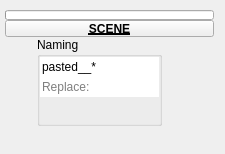
<?xml version="1.0" encoding="UTF-8"?>
<ui version="4.0">
 <class>QtUi</class>
 <widget class="QMainWindow" name="QtUi">
  <property name="enabled">
   <bool>true</bool>
  </property>
  <property name="geometry">
   <rect>
    <x>0</x>
    <y>0</y>
    <width>225</width>
    <height>154</height>
   </rect>
  </property>
  <property name="minimumSize">
   <size>
    <width>0</width>
    <height>0</height>
   </size>
  </property>
  <property name="maximumSize">
   <size>
    <width>999</width>
    <height>999</height>
   </size>
  </property>
  <property name="windowTitle">
   <string>Toolkit</string>
  </property>
  <property name="tabShape">
   <enum>QTabWidget::Triangular</enum>
  </property>
  <property name="dockNestingEnabled">
   <bool>true</bool>
  </property>
  <property name="dockOptions">
   <set>QMainWindow::AllowNestedDocks|QMainWindow::AllowTabbedDocks|QMainWindow::AnimatedDocks|QMainWindow::ForceTabbedDocks</set>
  </property>
  <widget class="QWidget" name="mainWindow">
   <widget class="QWidget" name="layoutWidget_2">
    <property name="geometry">
     <rect>
      <x>5</x>
      <y>10</y>
      <width>209</width>
      <height>116</height>
     </rect>
    </property>
    <layout class="QGridLayout" name="gridLayout_2">
     <property name="spacing">
      <number>0</number>
     </property>
     <item row="0" column="1" colspan="2">
      <widget class="TkProgressBar" name="progressBar">
       <property name="sizePolicy">
        <sizepolicy hsizetype="Ignored" vsizetype="Fixed">
         <horstretch>0</horstretch>
         <verstretch>0</verstretch>
        </sizepolicy>
       </property>
       <property name="minimumSize">
        <size>
         <width>0</width>
         <height>10</height>
        </size>
       </property>
       <property name="maximumSize">
        <size>
         <width>16777215</width>
         <height>10</height>
        </size>
       </property>
       <property name="value">
        <number>0</number>
       </property>
       <property name="textVisible">
        <bool>false</bool>
       </property>
      </widget>
     </item>
     <item row="2" column="1" colspan="2">
      <layout class="QHBoxLayout" name="horizontalLayout">
       <item>
        <layout class="QVBoxLayout" name="verticalLayout">
         <property name="spacing">
          <number>0</number>
         </property>
         <item>
          <widget class="QGroupBox" name="groupBox_4">
           <property name="minimumSize">
            <size>
             <width>125</width>
             <height>0</height>
            </size>
           </property>
           <property name="maximumSize">
            <size>
             <width>125</width>
             <height>999</height>
            </size>
           </property>
           <property name="title">
            <string>Naming</string>
           </property>
           <layout class="QVBoxLayout" name="verticalLayout_3">
            <property name="spacing">
             <number>0</number>
            </property>
            <property name="leftMargin">
             <number>0</number>
            </property>
            <property name="topMargin">
             <number>0</number>
            </property>
            <property name="rightMargin">
             <number>0</number>
            </property>
            <property name="bottomMargin">
             <number>0</number>
            </property>
            <item>
             <widget class="TkLineEdit" name="t000">
              <property name="enabled">
               <bool>true</bool>
              </property>
              <property name="minimumSize">
               <size>
                <width>0</width>
                <height>20</height>
               </size>
              </property>
              <property name="maximumSize">
               <size>
                <width>999</width>
                <height>20</height>
               </size>
              </property>
              <property name="toolTip">
               <string>&lt;html&gt;&lt;head/&gt;&lt;body&gt;&lt;p&gt;Rename: Find&lt;/p&gt;&lt;p&gt;Find matches to rename from all scene objects.&lt;/p&gt;&lt;p&gt;standard wildcards:&lt;/p&gt;&lt;p&gt;frm - Search exact.&lt;/p&gt;&lt;p&gt;*frm* - Search contains chars.*frm - Search endswith chars.&lt;/p&gt;&lt;p&gt;*frm - Search endswith chars.&lt;/p&gt;&lt;p&gt;frm* - Search startswith chars.&lt;/p&gt;&lt;p&gt;frm|frm - Search any of. can be used in conjuction with other modifiers.&lt;/p&gt;&lt;p&gt;&lt;br/&gt;&lt;/p&gt;&lt;p&gt;regex syntax:&lt;/p&gt;&lt;p&gt;(.) match any char. ex. '1..', '1111' #returns the regex object &amp;lt;111&amp;gt;&lt;/p&gt;&lt;p&gt;(^) match start. ex. '^11', '011' #returns None&lt;/p&gt;&lt;p&gt;($) match end. ex. '11$', '011' #returns the regex object &amp;lt;11&amp;gt;&lt;/p&gt;&lt;p&gt;(|) or. ex. re.match('1|0', '011') #returns the regex object &amp;lt;0&amp;gt;&lt;/p&gt;&lt;p&gt;(\A,\Z) beginning of a string and end of a string. ex. '\A011\Z', '011' #&lt;/p&gt;&lt;p&gt;(\b) empty string. (\B matches the empty string anywhere else). '\b(011)\b', '011 011 011' #&lt;/p&gt;&lt;p&gt;&lt;br/&gt;&lt;/p&gt;&lt;/body&gt;&lt;/html&gt;</string>
              </property>
              <property name="layoutDirection">
               <enum>Qt::RightToLeft</enum>
              </property>
              <property name="autoFillBackground">
               <bool>true</bool>
              </property>
              <property name="text">
               <string>pasted__*</string>
              </property>
              <property name="maxLength">
               <number>99</number>
              </property>
              <property name="frame">
               <bool>false</bool>
              </property>
              <property name="placeholderText">
               <string>find:</string>
              </property>
             </widget>
            </item>
            <item>
             <widget class="TkLineEdit" name="t001">
              <property name="enabled">
               <bool>true</bool>
              </property>
              <property name="minimumSize">
               <size>
                <width>0</width>
                <height>20</height>
               </size>
              </property>
              <property name="maximumSize">
               <size>
                <width>999</width>
                <height>20</height>
               </size>
              </property>
              <property name="toolTip">
               <string>&lt;html&gt;&lt;head/&gt;&lt;body&gt;&lt;p&gt;Rename: Replace with&lt;/p&gt;&lt;p&gt;wildcards:&lt;/p&gt;&lt;p&gt;'' (empty string) - strip from the result.&lt;/p&gt;&lt;p&gt;to - replace all.&lt;/p&gt;&lt;p&gt;*to* - replace only.&lt;/p&gt;&lt;p&gt;*to - replace suffix.&lt;/p&gt;&lt;p&gt;**to - append suffix.&lt;/p&gt;&lt;p&gt;to* - replace prefix.&lt;/p&gt;&lt;p&gt;to** - append prefix.&lt;/p&gt;&lt;/body&gt;&lt;/html&gt;</string>
              </property>
              <property name="layoutDirection">
               <enum>Qt::RightToLeft</enum>
              </property>
              <property name="autoFillBackground">
               <bool>true</bool>
              </property>
              <property name="text">
               <string/>
              </property>
              <property name="maxLength">
               <number>99</number>
              </property>
              <property name="frame">
               <bool>false</bool>
              </property>
              <property name="placeholderText">
               <string>Replace:</string>
              </property>
             </widget>
            </item>
            <item>
             <spacer name="verticalSpacer_2">
              <property name="orientation">
               <enum>Qt::Vertical</enum>
              </property>
              <property name="sizeHint" stdset="0">
               <size>
                <width>20</width>
                <height>40</height>
               </size>
              </property>
             </spacer>
            </item>
           </layout>
          </widget>
         </item>
        </layout>
       </item>
       <item>
        <layout class="QVBoxLayout" name="verticalLayout_2">
         <property name="spacing">
          <number>0</number>
         </property>
         <item>
          <spacer name="verticalSpacer">
           <property name="orientation">
            <enum>Qt::Vertical</enum>
           </property>
           <property name="sizeHint" stdset="0">
            <size>
             <width>20</width>
             <height>40</height>
            </size>
           </property>
          </spacer>
         </item>
        </layout>
       </item>
      </layout>
     </item>
     <item row="1" column="1" colspan="2">
      <widget class="TkPushButton_Draggable" name="d000">
       <property name="minimumSize">
        <size>
         <width>207</width>
         <height>17</height>
        </size>
       </property>
       <property name="maximumSize">
        <size>
         <width>999</width>
         <height>17</height>
        </size>
       </property>
       <property name="font">
        <font>
         <weight>75</weight>
         <bold>true</bold>
         <underline>true</underline>
        </font>
       </property>
       <property name="text">
        <string>SCENE</string>
       </property>
       <property name="checkable">
        <bool>true</bool>
       </property>
      </widget>
     </item>
    </layout>
   </widget>
  </widget>
 </widget>
 <customwidgets>
  <customwidget>
   <class>TkPushButton_Draggable</class>
   <extends>QPushButton</extends>
   <header>widgets.tkpushbuttondraggable.h</header>
  </customwidget>
  <customwidget>
   <class>TkProgressBar</class>
   <extends>QProgressBar</extends>
   <header>widgets.tkprogressbar.h</header>
  </customwidget>
  <customwidget>
   <class>TkLineEdit</class>
   <extends>QLineEdit</extends>
   <header>widgets.tklineedit.h</header>
  </customwidget>
 </customwidgets>
 <resources/>
 <connections/>
 <designerdata>
  <property name="gridDeltaX">
   <number>5</number>
  </property>
  <property name="gridDeltaY">
   <number>5</number>
  </property>
  <property name="gridSnapX">
   <bool>true</bool>
  </property>
  <property name="gridSnapY">
   <bool>true</bool>
  </property>
  <property name="gridVisible">
   <bool>true</bool>
  </property>
 </designerdata>
</ui>
